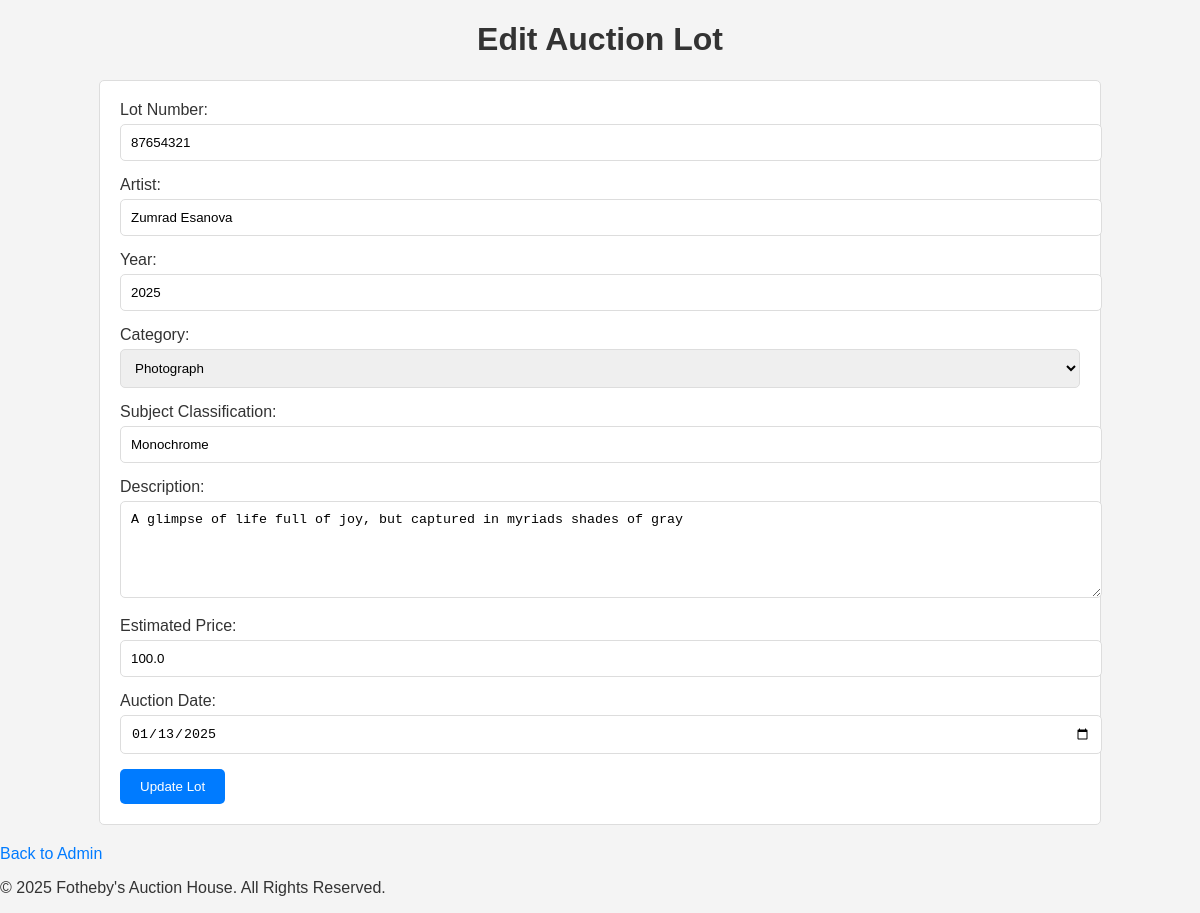
The page /edit/2 (signed in) on the database its author committed.
### app.py (models this page shows)
class AuctionLot(db.Model):
    id = db.Column(db.Integer, primary_key=True)
    lot_number = db.Column(db.String(10), nullable=False)
    artist = db.Column(db.String(100), nullable=False)
    year = db.Column(db.Integer, nullable=False)
    category = db.Column(db.String(100), nullable=False)
    subject_classification = db.Column(db.String(100), nullable=False)
    description = db.Column(db.Text, nullable=False)
    estimated_price = db.Column(db.Float, nullable=False)
    auction_date = db.Column(db.DateTime, nullable=False)
    archived = db.Column(db.Boolean, default=False)

### app.py (the view, shortened to what this page needs)
@app.route('/edit/<int:lot_id>', methods=['GET', 'POST'])
def edit(lot_id):
    if 'user' not in session:
        return redirect(url_for('login'))
    lot = AuctionLot.query.get_or_404(lot_id)
    return render_template('edit_lot.html', lot=lot)

### templates/edit_lot.html (shortened to what this page needs)
<!DOCTYPE html>
<html lang="en">
<head>
    <link rel="stylesheet" href="/static/css/styles.css">
</head>
<body>
    <header>
        <h1>Edit Auction Lot</h1>
    </header>
    <main>
        <form action="/edit/{{ lot.id }}" method="POST">
            <label for="lot_number">Lot Number:</label>
            <input type="text" id="lot_number" name="lot_number" value="{{ lot.lot_number }}" required>
            <label for="artist">Artist:</label>
            <input type="text" id="artist" name="artist" value="{{ lot.artist }}" required>
            <label for="year">Year:</label>
            <input type="number" id="year" name="year" value="{{ lot.year }}" required>
            <label for="category">Category:</label>
            <select id="category" name="category" required>
                <option value="Photograph" {% if lot.category == 'Photograph' %}selected{% endif %}>Photograph</option>
            </select>
            <label for="subject_classification">Subject Classification:</label>
            <input type="text" id="subject_classification" name="subject_classification" value="{{ lot.subject_classification }}" required>
            <label for="description">Description:</label>
            <textarea id="description" name="description" rows="5" required>{{ lot.description }}</textarea>
            <label for="estimated_price">Estimated Price:</label>
            <input type="number" step="0.01" id="estimated_price" name="estimated_price" value="{{ lot.estimated_price }}" required>
            <label for="auction_date">Auction Date:</label>
            <input type="date" id="auction_date" name="auction_date" value="{{ lot.auction_date.strftime('%Y-%m-%d') if lot.auction_date else '' }}">
            <button type="submit">Update Lot</button>
        </form>
        <a href="/admin">Back to Admin</a>
    </main>
    <footer>
        <p>&copy; 2025 Fotheby's Auction House. All Rights Reserved.</p>
    </footer>
</body>
</html>

### static/css/styles.css (style rules this page uses)
body { font-family: Arial, sans-serif; margin: 0; padding: 0; background-color: #f4f4f4; color: #333; }
h1, h2 { text-align: center; }
a { color: #007bff; text-decoration: none; }
form { margin: 20px auto; padding: 20px; background: #fff; border: 1px solid #ddd; border-radius: 5px; width: 80%; }
form label { display: block; margin-bottom: 5px; }
form input, form select, form textarea { width: 100%; margin-bottom: 15px; padding: 10px; border: 1px solid #ddd; border-radius: 5px; }
form button { padding: 10px 20px; background: #007bff; color: #fff; border: none; border-radius: 5px; cursor: pointer; }

### rows shown on the page
AuctionLot: lot_number "87654321", artist "Zumrad Esanova", year "2025", category "Photograph", subject_classification "Monochrome", description "A glimpse of life full of joy, but captured in myriads shades of gray", estimated_price "100.0", auction_date "01/13/2025"
